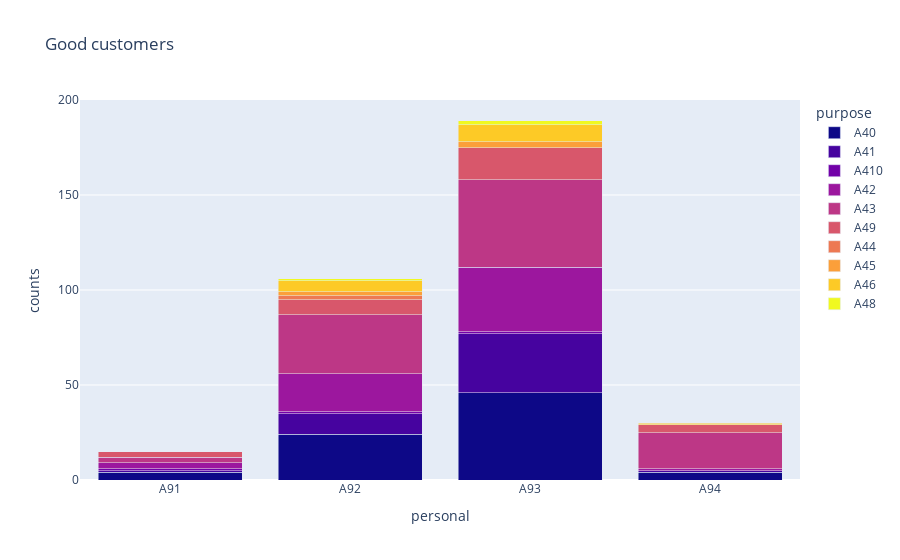
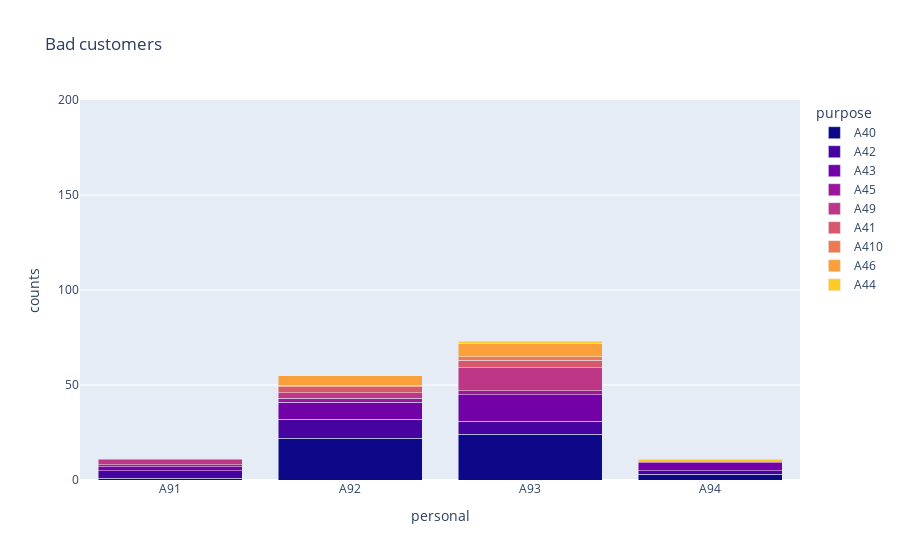

Notebook source saved alongside these figures, in order:
### Markdown cell above
##### Jak ma się do siebie płeć oraz stan cywilny do celu w jakim brany jest kredyt?

### Code cell
good = X_train[X_train.customer_type == 1]
good = good.groupby(['personal', 'purpose']).size().reset_index(name='counts')
#good.pivot(index='purpose', columns='personal', values='counts')
#good = pd.pivot_table(good, index='personal', columns='purpose', values='counts').reset_index()
#good.replace(np.nan, 0)
fig1 = px.bar(good, x="personal", y="counts", color="purpose", barmode = 'stack', color_discrete_sequence=px.colors.sequential.Plasma, 
              title = "Good customers", range_y = (0, 200))
fig1.show()

bad = X_train[X_train.customer_type == 2]
bad = bad.groupby(['personal', 'purpose']).size().reset_index(name='counts')
fig2 = px.bar(bad, x="personal", y="counts", color="purpose", barmode = 'stack', color_discrete_sequence=px.colors.sequential.Plasma, 
              title = "Bad customers", range_y = (0, 200))
fig2.show()

### Figure 1 — Plotly figure (JSON) as saved in the notebook; plotly's stock layout.template omitted (floating-point values rounded to 4 significant figures)
{"data": [{"alignmentgroup": "True", "hovertemplate": "purpose=A40<br>personal=%{x}<br>counts=%{y}<extra></extra>", "legendgroup": "A40", "marker": {"color": "#0d0887", "pattern": {"shape": ""}}, "name": "A40", "offsetgroup": "A40", "orientation": "v", "showlegend": true, "textposition": "auto", "type": "bar", "x": ["A91", "A92", "A93", "A94"], "xaxis": "x", "y": [4, 24, 46, 4], "yaxis": "y"}, {"alignmentgroup": "True", "hovertemplate": "purpose=A41<br>personal=%{x}<br>counts=%{y}<extra></extra>", "legendgroup": "A41", "marker": {"color": "#46039f", "pattern": {"shape": ""}}, "name": "A41", "offsetgroup": "A41", "orientation": "v", "showlegend": true, "textposition": "auto", "type": "bar", "x": ["A91", "A92", "A93", "A94"], "xaxis": "x", "y": [1, 11, 31, 1], "yaxis": "y"}, {"alignmentgroup": "True", "hovertemplate": "purpose=A410<br>personal=%{x}<br>counts=%{y}<extra></extra>", "legendgroup": "A410", "marker": {"color": "#7201a8", "pattern": {"shape": ""}}, "name": "A410", "offsetgroup": "A410", "orientation": "v", "showlegend": true, "textposition": "auto", "type": "bar", "x": ["A91", "A92", "A93"], "xaxis": "x", "y": [1, 1, 1], "yaxis": "y"}, {"alignmentgroup": "True", "hovertemplate": "purpose=A42<br>personal=%{x}<br>counts=%{y}<extra></extra>", "legendgroup": "A42", "marker": {"color": "#9c179e", "pattern": {"shape": ""}}, "name": "A42", "offsetgroup": "A42", "orientation": "v", "showlegend": true, "textposition": "auto", "type": "bar", "x": ["A91", "A92", "A93", "A94"], "xaxis": "x", "y": [3, 20, 34, 1], "yaxis": "y"}, {"alignmentgroup": "True", "hovertemplate": "purpose=A43<br>personal=%{x}<br>counts=%{y}<extra></extra>", "legendgroup": "A43", "marker": {"color": "#bd3786", "pattern": {"shape": ""}}, "name": "A43", "offsetgroup": "A43", "orientation": "v", "showlegend": true, "textposition": "auto", "type": "bar", "x": ["A91", "A92", "A93", "A94"], "xaxis": "x", "y": [3, 31, 46, 19], "yaxis": "y"}, {"alignmentgroup": "True", "hovertemplate": "purpose=A49<br>personal=%{x}<br>counts=%{y}<extra></extra>", "legendgroup": "A49", "marker": {"color": "#d8576b", "pattern": {"shape": ""}}, "name": "A49", "offsetgroup": "A49", "orientation": "v", "showlegend": true, "textposition": "auto", "type": "bar", "x": ["A91", "A92", "A93", "A94"], "xaxis": "x", "y": [3, 8, 17, 4], "yaxis": "y"}, {"alignmentgroup": "True", "hovertemplate": "purpose=A44<br>personal=%{x}<br>counts=%{y}<extra></extra>", "legendgroup": "A44", "marker": {"color": "#ed7953", "pattern": {"shape": ""}}, "name": "A44", "offsetgroup": "A44", "orientation": "v", "showlegend": true, "textposition": "auto", "type": "bar", "x": ["A92"], "xaxis": "x", "y": [2], "yaxis": "y"}, {"alignmentgroup": "True", "hovertemplate": "purpose=A45<br>personal=%{x}<br>counts=%{y}<extra></extra>", "legendgroup": "A45", "marker": {"color": "#fb9f3a", "pattern": {"shape": ""}}, "name": "A45", "offsetgroup": "A45", "orientation": "v", "showlegend": true, "textposition": "auto", "type": "bar", "x": ["A92", "A93"], "xaxis": "x", "y": [2, 3], "yaxis": "y"}, {"alignmentgroup": "True", "hovertemplate": "purpose=A46<br>personal=%{x}<br>counts=%{y}<extra></extra>", "legendgroup": "A46", "marker": {"color": "#fdca26", "pattern": {"shape": ""}}, "name": "A46", "offsetgroup": "A46", "orientation": "v", "showlegend": true, "textposition": "auto", "type": "bar", "x": ["A92", "A93", "A94"], "xaxis": "x", "y": [6, 9, 1], "yaxis": "y"}, {"alignmentgroup": "True", "hovertemplate": "purpose=A48<br>personal=%{x}<br>counts=%{y}<extra></extra>", "legendgroup": "A48", "marker": {"color": "#f0f921", "pattern": {"shape": ""}}, "name": "A48", "offsetgroup": "A48", "orientation": "v", "showlegend": true, "textposition": "auto", "type": "bar", "x": ["A92", "A93"], "xaxis": "x", "y": [1, 2], "yaxis": "y"}], "layout": {"barmode": "stack", "legend": {"title": {"text": "purpose"}, "tracegroupgap": 0}, "title": {"text": "Good customers"}, "xaxis": {"anchor": "y", "domain": [0, 1], "title": {"text": "personal"}}, "yaxis": {"anchor": "x", "domain": [0, 1], "range": [0, 200], "title": {"text": "counts"}}}}

### Figure 2 — Plotly figure (JSON) as saved in the notebook; plotly's stock layout.template omitted (floating-point values rounded to 4 significant figures)
{"data": [{"alignmentgroup": "True", "hovertemplate": "purpose=A40<br>personal=%{x}<br>counts=%{y}<extra></extra>", "legendgroup": "A40", "marker": {"color": "#0d0887", "pattern": {"shape": ""}}, "name": "A40", "offsetgroup": "A40", "orientation": "v", "showlegend": true, "textposition": "auto", "type": "bar", "x": ["A91", "A92", "A93", "A94"], "xaxis": "x", "y": [1, 22, 24, 3], "yaxis": "y"}, {"alignmentgroup": "True", "hovertemplate": "purpose=A42<br>personal=%{x}<br>counts=%{y}<extra></extra>", "legendgroup": "A42", "marker": {"color": "#46039f", "pattern": {"shape": ""}}, "name": "A42", "offsetgroup": "A42", "orientation": "v", "showlegend": true, "textposition": "auto", "type": "bar", "x": ["A91", "A92", "A93", "A94"], "xaxis": "x", "y": [4, 10, 7, 2], "yaxis": "y"}, {"alignmentgroup": "True", "hovertemplate": "purpose=A43<br>personal=%{x}<br>counts=%{y}<extra></extra>", "legendgroup": "A43", "marker": {"color": "#7201a8", "pattern": {"shape": ""}}, "name": "A43", "offsetgroup": "A43", "orientation": "v", "showlegend": true, "textposition": "auto", "type": "bar", "x": ["A91", "A92", "A93", "A94"], "xaxis": "x", "y": [2, 9, 14, 4], "yaxis": "y"}, {"alignmentgroup": "True", "hovertemplate": "purpose=A45<br>personal=%{x}<br>counts=%{y}<extra></extra>", "legendgroup": "A45", "marker": {"color": "#9c179e", "pattern": {"shape": ""}}, "name": "A45", "offsetgroup": "A45", "orientation": "v", "showlegend": true, "textposition": "auto", "type": "bar", "x": ["A91", "A92", "A93", "A94"], "xaxis": "x", "y": [1, 2, 2, 1], "yaxis": "y"}, {"alignmentgroup": "True", "hovertemplate": "purpose=A49<br>personal=%{x}<br>counts=%{y}<extra></extra>", "legendgroup": "A49", "marker": {"color": "#bd3786", "pattern": {"shape": ""}}, "name": "A49", "offsetgroup": "A49", "orientation": "v", "showlegend": true, "textposition": "auto", "type": "bar", "x": ["A91", "A92", "A93"], "xaxis": "x", "y": [3, 3, 12], "yaxis": "y"}, {"alignmentgroup": "True", "hovertemplate": "purpose=A41<br>personal=%{x}<br>counts=%{y}<extra></extra>", "legendgroup": "A41", "marker": {"color": "#d8576b", "pattern": {"shape": ""}}, "name": "A41", "offsetgroup": "A41", "orientation": "v", "showlegend": true, "textposition": "auto", "type": "bar", "x": ["A92", "A93"], "xaxis": "x", "y": [3, 4], "yaxis": "y"}, {"alignmentgroup": "True", "hovertemplate": "purpose=A410<br>personal=%{x}<br>counts=%{y}<extra></extra>", "legendgroup": "A410", "marker": {"color": "#ed7953", "pattern": {"shape": ""}}, "name": "A410", "offsetgroup": "A410", "orientation": "v", "showlegend": true, "textposition": "auto", "type": "bar", "x": ["A92", "A93"], "xaxis": "x", "y": [1, 2], "yaxis": "y"}, {"alignmentgroup": "True", "hovertemplate": "purpose=A46<br>personal=%{x}<br>counts=%{y}<extra></extra>", "legendgroup": "A46", "marker": {"color": "#fb9f3a", "pattern": {"shape": ""}}, "name": "A46", "offsetgroup": "A46", "orientation": "v", "showlegend": true, "textposition": "auto", "type": "bar", "x": ["A92", "A93"], "xaxis": "x", "y": [5, 7], "yaxis": "y"}, {"alignmentgroup": "True", "hovertemplate": "purpose=A44<br>personal=%{x}<br>counts=%{y}<extra></extra>", "legendgroup": "A44", "marker": {"color": "#fdca26", "pattern": {"shape": ""}}, "name": "A44", "offsetgroup": "A44", "orientation": "v", "showlegend": true, "textposition": "auto", "type": "bar", "x": ["A93", "A94"], "xaxis": "x", "y": [1, 1], "yaxis": "y"}], "layout": {"barmode": "stack", "legend": {"title": {"text": "purpose"}, "tracegroupgap": 0}, "title": {"text": "Bad customers"}, "xaxis": {"anchor": "y", "domain": [0, 1], "title": {"text": "personal"}}, "yaxis": {"anchor": "x", "domain": [0, 1], "range": [0, 200], "title": {"text": "counts"}}}}
